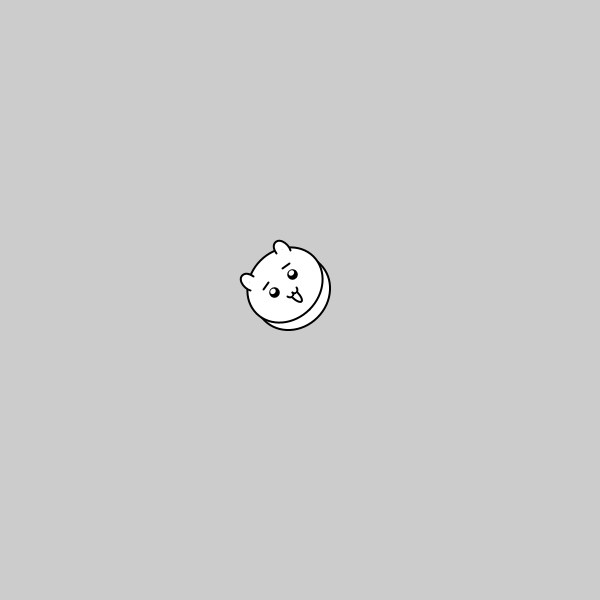
Frame 1 (no input)
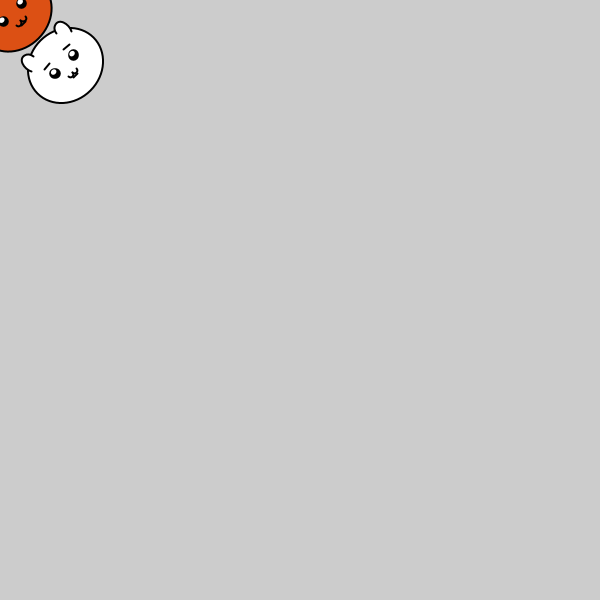
Frame 60 (the mouse pressed at the canvas centre just before this capture)
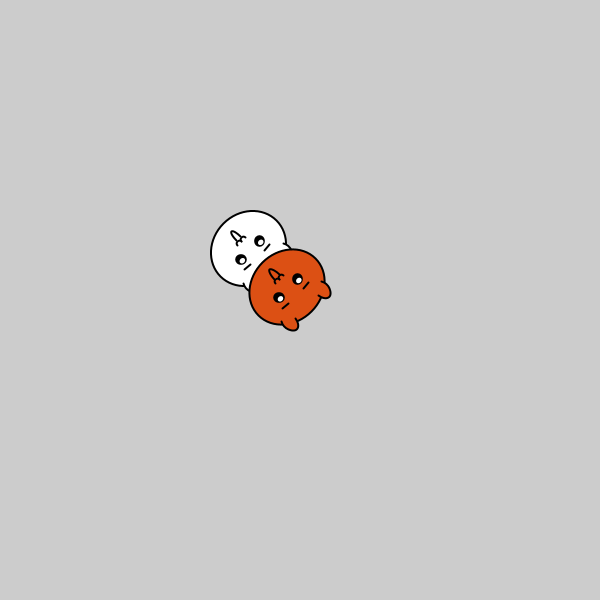
Frame 120 (the mouse held since frame 60 and released just before this capture)

The Processing sketch that drew these frames (run headless with seeded random() and noise(); from frame 60 on, the mouse is pressed at the canvas centre):

// Processing sketch: sk_class_faces_mouse_flick_open
// ── sk_class_faces_mouse_flick_open.pde
// Faceオブジェクト
Face obj1;
Face obj2;

void setup()
{
  size( 600, 600 );
  
  // オブジェクト生成
  obj1 = new Face( 300, 300 );
  obj2 = new Face( 300, 300 );
}

void draw()
{
  background( 204 );
  
  // マウスカーソルの位置へ移動
  obj1.moveToDestination( mouseX, mouseY, 40 );
  obj2.moveToDestination( mouseX, mouseY, 20 );
  
  // 偶数秒で口を開ける
  if( second() % 2 == 0 )
  {
    obj1.mouth( 20 );
    obj2.mouth( 20 );
  }
  else
  {
    obj1.mouth( 0 );
    obj2.mouth( 0 );
  }

  // オブジェクト描画
  obj1.draw();
  obj2.draw();
}

// マウスボタンがクリックされた時
void mouseClicked()
{
  obj1.flick();
  obj2.flick();
}

// ── Face.pde
class Face
{
  // フィールド
  float m_fX;
  float m_fY;
  float m_fR;
  float m_fG;
  float m_fB;
  float m_fRad;
  float m_fMouthHeight;  // 口の高さ

  // コンストラクタ
  Face( float fX, float fY )
  {
    m_fX = fX;
    m_fY = fY;
  }

  // 目的地へ移動する．
  void moveToDestination( float fDestX, float fDestY, float fBrake )
  {
    float fDistanceX = fDestX - m_fX;
    float fDistanceY = fDestY - m_fY;
    m_fX += fDistanceX / fBrake;
    m_fY += fDistanceY / fBrake;
    
    // 目的地まで一定距離内に近づくと色を変える．
    float fDistance = dist( m_fX, m_fY, fDestX, fDestY );
    if( fDistance < 40 )
    {
      m_fR = 220;
      m_fG = 80;
      m_fB = 20;
    }
    else
    {
      m_fR = 255;
      m_fG = 255;
      m_fB = 255;
    }
    
    // 目的地を向く
    m_fRad = atan2( fDistanceY, fDistanceX ) + HALF_PI;
  }
  
  // 弾き飛ばす．
  void flick()
  {
    m_fX += 200 * cos( m_fRad + HALF_PI );
    m_fY += 200 * sin( m_fRad + HALF_PI );
  }
  
  // 口を開ける
  void mouth( float fHeight )
  {
    m_fMouthHeight = fHeight;
  }

  // 描画する．
  void draw()
  {
    pushMatrix();
    translate( m_fX, m_fY );
    rotate( m_fRad );

    strokeWeight( 2 );

    // 顔輪郭と耳
    fill( m_fR, m_fG, m_fB );
    ellipse( 0, 0, 80, 70 );
    arc( -23, -27, 14, 20, radians( -220 ), radians( -10 ) );
    arc(  23, -27, 14, 20, radians( -170 ), radians( 40 ) );

    // 目
    fill( 0 );
    circle( -13, -2, 9 );
    circle(  13, -2, 9 );

    // 眉
    line( -18, -12, -10, -13 );
    line(  18, -12, 10, -13 );

    // 目のハイライト
    fill( 255 );
    noStroke();
    ellipse( -13, -4, 6, 5 );
    ellipse(  13, -4, 6, 5 );

    // 口
    fill( m_fR, m_fG, m_fB );
    stroke( 0 );
    arc( -3, 10, 6, 6, radians( 0 ), radians( 180 ) );
    arc(  3, 10, 6, 6, radians( 0 ), radians( 180 ) );
    
    // 開いた口
    fill( m_fR, m_fG, m_fB );
    stroke( 0 );
    arc( 0, 14, 6, m_fMouthHeight, radians( 0 ), radians( 180 ) );

    popMatrix();
  }
}
